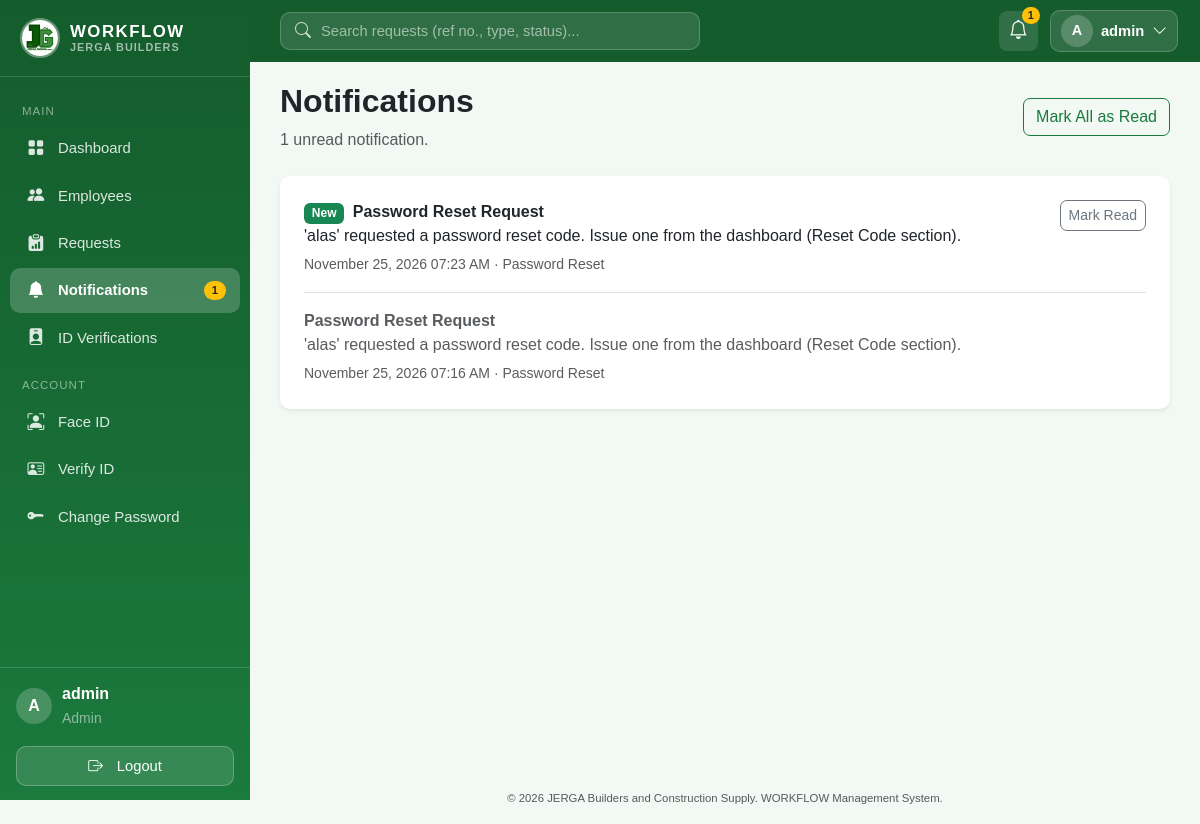
Screenshot of /notifications/ (signed in) with the database file from the repository.
### models/user.py (models this page shows, shortened)
class User(UserMixin, db.Model):
    __tablename__ = "users"
    id = db.Column(db.Integer, primary_key=True)
    username = db.Column(db.String(80), unique=True, nullable=False)
    email = db.Column(db.String(120), unique=True, nullable=False)
    password_hash = db.Column(db.String(255), nullable=False)
    role = db.Column(db.String(20), nullable=False, default="employee")  # "admin" | "hr" | "employee"
    is_active = db.Column(db.Boolean, default=True, nullable=False)
    created_at = db.Column(db.DateTime, default=db.func.now())
    employee_id = db.Column(db.Integer, db.ForeignKey("employees.id"), unique=True, nullable=True)
    employee = db.relationship("Employee", back_populates="user")
    submitted_requests = db.relationship(
        "EmployeeRequest", foreign_keys="EmployeeRequest.submitted_by_id", back_populates="submitted_by"
    )
    reviewed_requests = db.relationship(
        "EmployeeRequest", foreign_keys="EmployeeRequest.reviewed_by_id", back_populates="reviewed_by"
    )
    notifications = db.relationship(
        "Notification", back_populates="user", lazy=True, cascade="all, delete-orphan"
    )
    face_encoding = db.Column(db.Text, nullable=True)
    face_enrolled_at = db.Column(db.DateTime, nullable=True)
    face_photo = db.Column(db.String(255), nullable=True)
    reset_code = db.Column(db.String(6), nullable=True)
    reset_code_expires = db.Column(db.DateTime, nullable=True)
    id_document = db.Column(db.String(255), nullable=True)          # uploaded file name
    id_document_type = db.Column(db.String(50), nullable=True)
    id_verified = db.Column(db.Boolean, default=False, nullable=False)
    id_verified_by_id = db.Column(db.Integer, db.ForeignKey("users.id"), nullable=True)

### models/notification.py (models this page shows)
class Notification(db.Model):
    __tablename__ = "notifications"
    id = db.Column(db.Integer, primary_key=True)
    user_id = db.Column(db.Integer, db.ForeignKey("users.id"), nullable=False)
    title = db.Column(db.String(150), nullable=False)
    message = db.Column(db.Text, nullable=False)
    notification_type = db.Column(db.String(50), default="General")
    is_read = db.Column(db.Boolean, default=False, nullable=False)
    created_at = db.Column(db.DateTime, default=db.func.now())
    user = db.relationship("User", back_populates="notifications")

### routes/notification.py (the view)
@notification_bp.route("/")
@login_required
def list_notifications():
    notifications = Notification.query.filter_by(user_id=current_user.id)\
        .order_by(Notification.created_at.desc()).all()
    unread_count = Notification.query.filter_by(user_id=current_user.id, is_read=False).count()
    return render_template("notifications/list.html", notifications=notifications, unread_count=unread_count)

### models/user.py (called while the page is built)
@login_manager.user_loader
def load_user(user_id):
    return db.session.get(User, int(user_id))

### templates/notifications/list.html (shortened to what this page needs)
{% extends "base.html" %}
{% block content %}
<div class="d-flex justify-content-between align-items-center mb-4 flex-wrap gap-2">
    <div>
        <h2 class="fw-bold">Notifications</h2>
        <p class="text-muted mb-0">
            {{ unread_count }} unread notification{{ 's' if unread_count != 1 }}.
        </p>
    </div>
    {% if unread_count > 0 %}
    <form method="POST" action="{{ url_for('notifications.mark_all_read') }}">
        <button type="submit" class="btn btn-outline-success">
            Mark All as Read
        </button>
    </form>
    {% endif %}
</div>
<div class="card shadow-sm">
    <div class="card-body p-4">
        {% if notifications %}
        {% for notification in notifications %}
        <div class="d-flex justify-content-between align-items-start
                            {% if not loop.last %}border-bottom pb-3 mb-3{% endif %}">
            <div {% if notification.is_read %}class="text-muted" {% endif %}>
                <strong>
                    {% if not notification.is_read %}
                    <span class="badge bg-success me-1">New</span>
                    {% endif %}
                    {{ notification.title }}
                </strong>
                <p class="mb-1">{{ notification.message }}</p>
                <small class="text-muted">
                    {{ notification.created_at.strftime('%B %d, %Y %I:%M %p') if notification.created_at }}
                    &middot; {{ notification.notification_type }}
                </small>
            </div>
            {% if not notification.is_read %}
            <form method="POST" action="{{ url_for('notifications.mark_read', notification_id=notification.id) }}">
                <button type="submit" class="btn btn-sm btn-outline-secondary">
                    Mark Read
                </button>
            </form>
            {% endif %}
        </div>
        {% endfor %}
        {% endif %}
    </div>
</div>
{% endblock %}

### templates/base.html (shortened to what this page needs)
<!doctype html>
<html lang="en">
<head>
    <link
    rel="stylesheet"
    href="{{ url_for('static', filename='vendor/bootstrap.min.css') }}"
    />
    <link
    rel="stylesheet"
    href="{{ url_for('static', filename='vendor/bootstrap-icons.min.css') }}"
    />
    <link
    rel="stylesheet"
    href="{{ url_for('static', filename='css/style.css') }}"
    />
</head>
<body class="{% if current_user.is_authenticated %}with-sidebar{% endif %}">
    {% if current_user.is_authenticated %}
    <aside class="sidebar" id="sidebar">
    <div class="sidebar-brand">
        <img
        src="{{ url_for('static', filename='img/JERGA.jpg') }}"
        alt="JERGA WORKFLOW logo"
        class="sidebar-logo"
        width="40"
        height="40"
        />
        <div class="sidebar-brand-text">
        <span class="brand-name">WORKFLOW</span>
        <small>JERGA Builders</small>
        </div>
    </div>
    <nav class="sidebar-nav">
        <div class="sidebar-section">Main</div>
        <a
        href="{{ url_for('auth.dashboard') }}"
        class="sidebar-link {% if request.endpoint == 'auth.dashboard' %}active{% endif %}"
        >
        <i class="bi bi-grid-fill sb-icon"></i> Dashboard
        </a>
        {% if current_user.role in ["admin", "hr"] %}
        <a
        href="{{ url_for('employees.list_employees') }}"
        class="sidebar-link {% if request.endpoint and request.endpoint.startswith('employees') %}active{% endif %}"
        >
        <i class="bi bi-people-fill sb-icon"></i> Employees
        </a>
        {% endif %}
        <a
        href="{{ url_for('requests.list_requests') }}"
        class="sidebar-link {% if request.endpoint and request.endpoint.startswith('requests') %}active{% endif %}"
        >
        <i class="bi bi-clipboard-data-fill sb-icon"></i> Requests
        </a>
        <a
          href="{{ url_for('notifications.list_notifications') }}"
          class="sidebar-link {% if request.endpoint and request.endpoint.startswith('notifications') %}active{% endif %}"
        >
          <i class="bi bi-bell-fill sb-icon"></i> Notifications {% if
          unread_notification_count > 0 %}
          <span class="sidebar-badge ms-auto"
            >{{ unread_notification_count }}</span
          >
          {% endif %}
        </a>
        {% if current_user.role == "admin" %}
        <a
          href="{{ url_for('biometrics.admin_verifications') }}"
          class="sidebar-link {% if request.endpoint == 'biometrics.admin_verifications' %}active{% endif %}"
        >
          <i class="bi bi-person-badge-fill sb-icon"></i> ID Verifications
        </a>
        {% endif %}
        <div class="sidebar-section">Account</div>
        <a
          href="{{ url_for('biometrics.enroll') }}"
          class="sidebar-link {% if request.endpoint == 'biometrics.enroll' %}active{% endif %}"
          title="Face ID settings"
        >
          <i class="bi bi-person-bounding-box sb-icon"></i> Face ID
        </a>
        <a
          href="{{ url_for('biometrics.verify_id') }}"
          class="sidebar-link {% if request.endpoint == 'biometrics.verify_id' %}active{% endif %}"
          title="Valid ID verification"
        >
          <i class="bi bi-person-vcard sb-icon"></i>
          {% if current_user.id_verified %} ID Verified {% elif
          current_user.id_document %} ID Pending {% else %} Verify ID {% endif
          %}
        </a>
        <a
          href="{{ url_for('account.change_password') }}"
          class="sidebar-link {% if request.endpoint == 'account.change_password' %}active{% endif %}"
          title="Change password"
        >
          <i class="bi bi-key-fill sb-icon"></i> Change Password
        </a>
      </nav>
      <div class="sidebar-footer">
        <div class="sidebar-user">
          <div class="avatar">{{ current_user.username|first|upper }}</div>
          <div class="sidebar-user-info">
            <div class="fw-semibold">{{ current_user.username }}</div>
            <small class="text-white-50">{{ current_user.role|title }}</small>
          </div>
        </div>
        <a
          href="{{ url_for('auth.logout') }}"
          class="sidebar-logout w-100 mt-3"
          type="button"
        >
          <i class="bi bi-box-arrow-right me-2"></i>Logout
        </a>
      </div>
    </aside>
    <header class="topbar">
      <form
        class="topbar-search"
        method="GET"
        action="{{ url_for('requests.list_requests') }}"
        role="search"
      >
        <i class="bi bi-search"></i>
        <input
          type="search"
          name="q"
          value="{{ request.args.get('q', '') }}"
          placeholder="Search requests (ref no., type, status)..."
          aria-label="Search requests"
        />
      </form>
      <div class="topbar-actions">
        <a
          href="{{ url_for('notifications.list_notifications') }}"
          class="topbar-bell"
          title="Notifications"
        >
          <i class="bi bi-bell"></i>
          {% if unread_notification_count > 0 %}
          <span class="topbar-bell-badge">{{ unread_notification_count }}</span>
          {% endif %}
        </a>
        <div class="dropdown">
          <button
            class="topbar-profile"
            type="button"
            data-bs-toggle="dropdown"
            data-bs-display="static"
            aria-expanded="false"
          >
            <span class="avatar avatar-sm"
              >{{ current_user.username|first|upper }}</span
            >
            <span class="topbar-name d-none d-sm-inline"
              >{{ current_user.username }}</span
            >
            <i class="bi bi-chevron-down d-none d-sm-inline"></i>
          </button>
        </div>
      </div>
    </header>
    {% endif %}
    <main class="app-main">
       {% block content %}{% endblock %}
    </main>
    <footer class="text-center py-3 text-muted app-footer">
      <small>
        &copy; 2026 JERGA Builders and Construction Supply. WORKFLOW Management
        System.
      </small>
    </footer>
  </body>
</html>

### rows the page displays
User: username|first "A", username "admin", role "Admin"
Notification: is_read "New", title "Password Reset Request", message "'alas' requested a password reset code. Issue one from the dashboard (Reset Code section).", created_at "November 25, 2026 07:23 AM", notification_type "Password Reset"
Notification: title "Password Reset Request", message "'alas' requested a password reset code. Issue one from the dashboard (Reset Code section).", created_at "November 25, 2026 07:16 AM", notification_type "Password Reset"

### other values shown
{{ unread_notification_count }} "1"
{{ unread_count }} "1"
